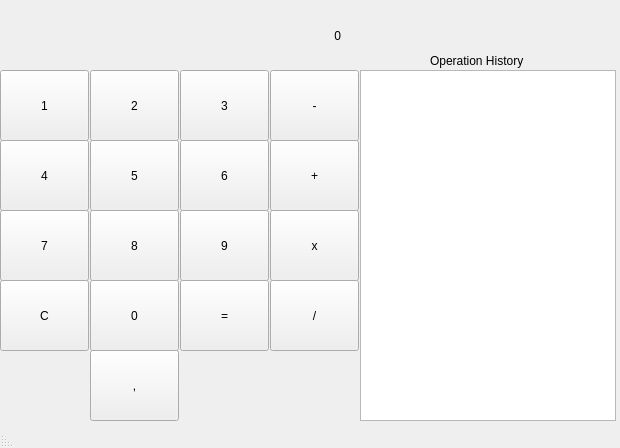
<?xml version="1.0" encoding="UTF-8"?>
<ui version="4.0">
 <class>Calculator</class>
 <widget class="QMainWindow" name="Calculator">
  <property name="geometry">
   <rect>
    <x>0</x>
    <y>0</y>
    <width>620</width>
    <height>448</height>
   </rect>
  </property>
  <property name="windowTitle">
   <string>Calculator</string>
  </property>
  <property name="layoutDirection">
   <enum>Qt::RightToLeft</enum>
  </property>
  <property name="autoFillBackground">
   <bool>false</bool>
  </property>
  <property name="tabShape">
   <enum>QTabWidget::Rounded</enum>
  </property>
  <widget class="QWidget" name="centralwidget">
   <widget class="QPushButton" name="button1">
    <property name="geometry">
     <rect>
      <x>0</x>
      <y>70</y>
      <width>89</width>
      <height>71</height>
     </rect>
    </property>
    <property name="text">
     <string>1</string>
    </property>
   </widget>
   <widget class="QPushButton" name="button2">
    <property name="geometry">
     <rect>
      <x>0</x>
      <y>140</y>
      <width>89</width>
      <height>71</height>
     </rect>
    </property>
    <property name="text">
     <string>4</string>
    </property>
   </widget>
   <widget class="QPushButton" name="button3">
    <property name="geometry">
     <rect>
      <x>90</x>
      <y>140</y>
      <width>89</width>
      <height>71</height>
     </rect>
    </property>
    <property name="text">
     <string>5</string>
    </property>
   </widget>
   <widget class="QPushButton" name="button4">
    <property name="geometry">
     <rect>
      <x>90</x>
      <y>70</y>
      <width>89</width>
      <height>71</height>
     </rect>
    </property>
    <property name="text">
     <string>2</string>
    </property>
   </widget>
   <widget class="QPushButton" name="button5">
    <property name="geometry">
     <rect>
      <x>180</x>
      <y>140</y>
      <width>89</width>
      <height>71</height>
     </rect>
    </property>
    <property name="text">
     <string>6</string>
    </property>
   </widget>
   <widget class="QPushButton" name="button6">
    <property name="geometry">
     <rect>
      <x>180</x>
      <y>70</y>
      <width>89</width>
      <height>71</height>
     </rect>
    </property>
    <property name="text">
     <string>3</string>
    </property>
   </widget>
   <widget class="QPushButton" name="button7">
    <property name="geometry">
     <rect>
      <x>0</x>
      <y>210</y>
      <width>89</width>
      <height>71</height>
     </rect>
    </property>
    <property name="text">
     <string>7</string>
    </property>
   </widget>
   <widget class="QPushButton" name="button8">
    <property name="geometry">
     <rect>
      <x>90</x>
      <y>210</y>
      <width>89</width>
      <height>71</height>
     </rect>
    </property>
    <property name="text">
     <string>8</string>
    </property>
   </widget>
   <widget class="QPushButton" name="button9">
    <property name="geometry">
     <rect>
      <x>180</x>
      <y>210</y>
      <width>89</width>
      <height>71</height>
     </rect>
    </property>
    <property name="text">
     <string>9</string>
    </property>
   </widget>
   <widget class="QPushButton" name="button0">
    <property name="geometry">
     <rect>
      <x>90</x>
      <y>280</y>
      <width>89</width>
      <height>71</height>
     </rect>
    </property>
    <property name="text">
     <string>0</string>
    </property>
   </widget>
   <widget class="QLabel" name="label">
    <property name="geometry">
     <rect>
      <x>0</x>
      <y>0</y>
      <width>341</width>
      <height>71</height>
     </rect>
    </property>
    <property name="layoutDirection">
     <enum>Qt::RightToLeft</enum>
    </property>
    <property name="text">
     <string>0</string>
    </property>
    <property name="scaledContents">
     <bool>false</bool>
    </property>
    <property name="alignment">
     <set>Qt::AlignRight|Qt::AlignTrailing|Qt::AlignVCenter</set>
    </property>
   </widget>
   <widget class="QPushButton" name="buttonSum">
    <property name="geometry">
     <rect>
      <x>270</x>
      <y>140</y>
      <width>89</width>
      <height>71</height>
     </rect>
    </property>
    <property name="text">
     <string>+</string>
    </property>
   </widget>
   <widget class="QPushButton" name="buttonSubtract">
    <property name="geometry">
     <rect>
      <x>270</x>
      <y>70</y>
      <width>89</width>
      <height>71</height>
     </rect>
    </property>
    <property name="text">
     <string>-</string>
    </property>
   </widget>
   <widget class="QPushButton" name="buttonEquals">
    <property name="geometry">
     <rect>
      <x>180</x>
      <y>280</y>
      <width>89</width>
      <height>71</height>
     </rect>
    </property>
    <property name="text">
     <string>=</string>
    </property>
   </widget>
   <widget class="QPushButton" name="buttonDivide">
    <property name="geometry">
     <rect>
      <x>270</x>
      <y>280</y>
      <width>89</width>
      <height>71</height>
     </rect>
    </property>
    <property name="text">
     <string>/</string>
    </property>
   </widget>
   <widget class="QPushButton" name="buttonMultiply">
    <property name="geometry">
     <rect>
      <x>270</x>
      <y>210</y>
      <width>89</width>
      <height>71</height>
     </rect>
    </property>
    <property name="text">
     <string>x</string>
    </property>
   </widget>
   <widget class="QPushButton" name="buttonC">
    <property name="geometry">
     <rect>
      <x>0</x>
      <y>280</y>
      <width>89</width>
      <height>71</height>
     </rect>
    </property>
    <property name="text">
     <string>C</string>
    </property>
   </widget>
   <widget class="QPushButton" name="buttonComma">
    <property name="geometry">
     <rect>
      <x>90</x>
      <y>350</y>
      <width>89</width>
      <height>71</height>
     </rect>
    </property>
    <property name="text">
     <string>,</string>
    </property>
   </widget>
   <widget class="QListView" name="listView">
    <property name="geometry">
     <rect>
      <x>360</x>
      <y>70</y>
      <width>256</width>
      <height>351</height>
     </rect>
    </property>
   </widget>
   <widget class="QLabel" name="historyLabel">
    <property name="geometry">
     <rect>
      <x>430</x>
      <y>40</y>
      <width>131</width>
      <height>41</height>
     </rect>
    </property>
    <property name="text">
     <string>Operation History</string>
    </property>
   </widget>
  </widget>
  <widget class="QStatusBar" name="statusbar"/>
 </widget>
 <resources/>
 <connections/>
</ui>
